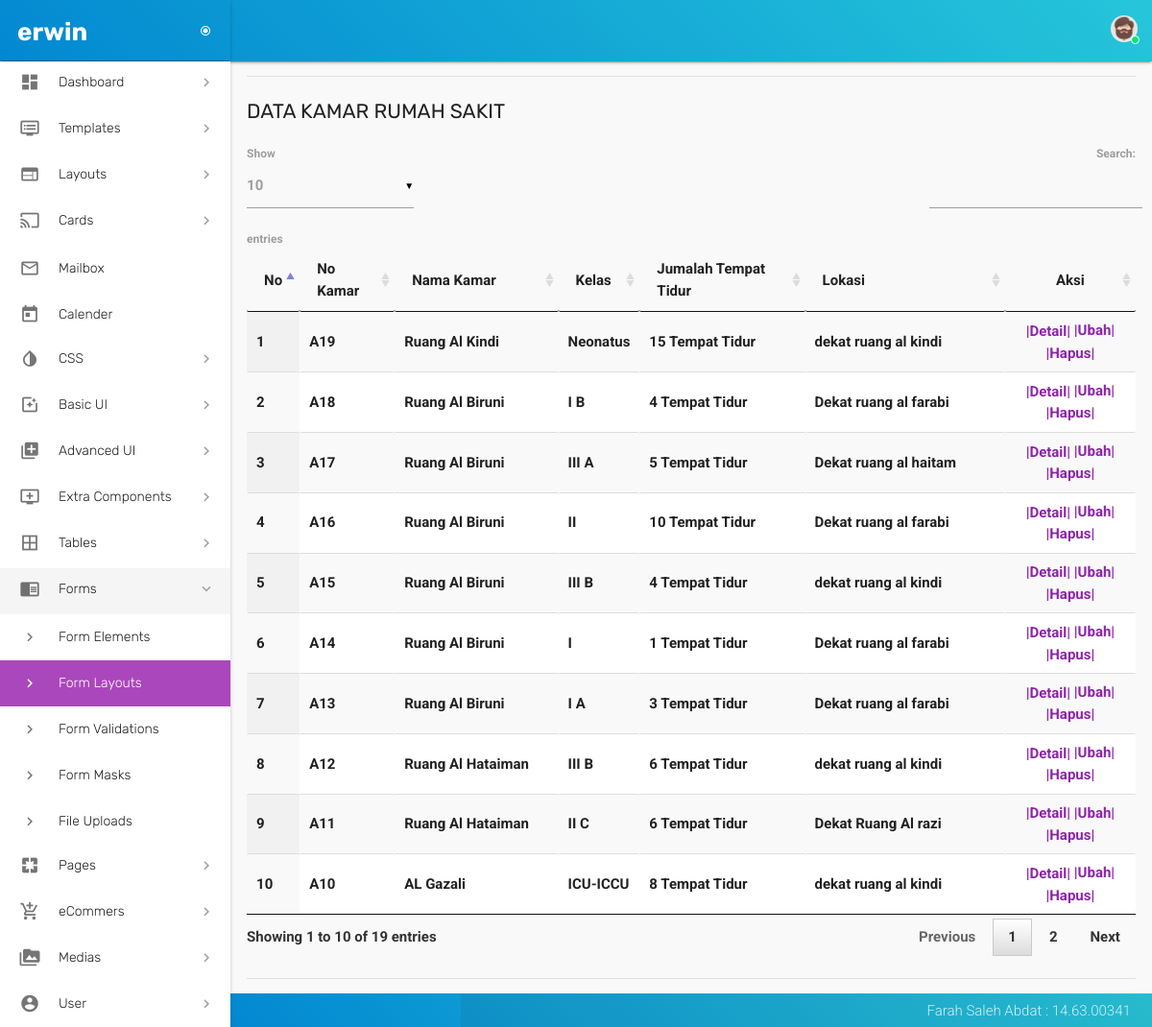
Page /kamar_data.php (signed in) on the committed database.
### tables this page shows
CREATE TABLE `kamar` (
  `id_kamar` int(21) NOT NULL,
  `no_kamar` varchar(30) NOT NULL,
  `nama_kamar` varchar(30) NOT NULL,
  `kelas` varchar(30) NOT NULL,
  `jumlah_tt` varchar(30) NOT NULL,
  `lokasi` varchar(30) NOT NULL,
  `status` enum('On','Off') DEFAULT 'On',
  `keterangan` text NOT NULL
);

### kamar_data.php (the view, shortened to what this page needs)
<?php
 if (empty($_SESSION['username'])) {
 header("location:login_form.php");
 }
 else {
 ?>
<!DOCTYPE html>
<html lang="en">
  <head>
    <link href="assets/css/materialize.css" type="text/css" rel="stylesheet">
    <link href="assets/css/style.css" type="text/css" rel="stylesheet">
    <link href="assets/css/custom.css" type="text/css" rel="stylesheet">
    <link href="assets/css/perfect-scrollbar.css" type="text/css" rel="stylesheet">
    <link href="assets/css/jquery-jvectormap.css" type="text/css" rel="stylesheet">
    <link href="assets/css/jquery.dataTables.min.css" type="text/css" rel="stylesheet">
  </head>
  <body>
  <?php include 'config/header.php'; ?>
  <?php include 'config/menu.php'; ?>
        <section id="content">
          <div class="container">
            <div class="section">
              <div class="divider"></div>
              <div id="table-datatables">
                <h4 class="header">Data Kamar Rumah Sakit</h4>
                <div class="row">
                  <div class="col s12">
                    <table id="data-table-simple" class="responsive-table display" cellspacing="0">
                        <thead>
                        <tr>
                        <th> No </th>
                        <th> No Kamar </th>
                        <th> Nama Kamar </th>
                        <th> Kelas </th>
                        <th> Jumalah Tempat Tidur </th>
                        <th> Lokasi </th>
                        <th style="width:100px;text-align: center;"> Aksi </th>
                        </tr>
                        </thead>
                       <tbody>
                        <?php
                        include 'config/koneksiDB.php';
                        $query="SELECT * FROM kamar ORDER BY id_kamar DESC";
                        $result=mysqli_query($koneksi, $query) or die(mysqli_error());
                        $no=1;
                        while ($data = mysqli_fetch_array($result, MYSQLI_BOTH)){
                        ?>
                        <tr>
                        <td><?php echo $no++; ?></td>
                        <td><?php echo $data['no_kamar']; ?></td>
                        <td><?php echo $data['nama_kamar']; ?></td>
                        <td><?php echo $data['kelas']; ?></td>
                        <td><?php echo $data['jumlah_tt']; ?></td>
                        <td><?php echo $data['lokasi']; ?></td>
                        <td style="width:100px;text-align: center;">
                        <a class='waves-effect waves-light modal-trigger' href='#modal2<?php echo $data['id_kamar']; ?>'>|Detail|</a>
                        <?php echo "
                        <a href='kamar_form_ubah.php?id_kamar=$data[id_kamar]'>|Ubah|</a>
                        <a href='kamar_proses_hapus.php?id_kamar=$data[id_kamar]' onclick=\"return confirm('Anda yakin akan menghapus data ?')\">|Hapus|</a>";
                        ?>
                        </td>
                        </tr>
                        <?php
                        }
                        ?>
                   </tbody>
                    </table>
                  </div>
                </div>
              </div>
            <br>
          <div class="divider"></div>
        </div>
      </div>
        </section>
    <?php include 'config/footer.php'; ?>
  </body>
</html>
<?php } ?>

### rows in the picture
kamar: no_kamar "A19", nama_kamar "Ruang Al Kindi", kelas "Neonatus", jumlah_tt "15 Tempat Tidur", lokasi "dekat ruang al kindi"
kamar: no_kamar "A18", nama_kamar "Ruang Al Biruni", kelas "I B", jumlah_tt "4 Tempat Tidur", lokasi "Dekat ruang al farabi"
kamar: no_kamar "A17", nama_kamar "Ruang Al Biruni", kelas "III A", jumlah_tt "5 Tempat Tidur", lokasi "Dekat ruang al haitam"
kamar: no_kamar "A16", nama_kamar "Ruang Al Biruni", kelas "II", jumlah_tt "10 Tempat Tidur", lokasi "Dekat ruang al farabi"
kamar: no_kamar "A15", nama_kamar "Ruang Al Biruni", kelas "III B", jumlah_tt "4 Tempat Tidur", lokasi "dekat ruang al kindi"
kamar: no_kamar "A14", nama_kamar "Ruang Al Biruni", kelas "I", jumlah_tt "1 Tempat Tidur", lokasi "Dekat ruang al farabi"
kamar: no_kamar "A13", nama_kamar "Ruang Al Biruni", kelas "I A", jumlah_tt "3 Tempat Tidur", lokasi "Dekat ruang al farabi"
kamar: no_kamar "A12", nama_kamar "Ruang Al Hataiman", kelas "III B", jumlah_tt "6 Tempat Tidur", lokasi "dekat ruang al kindi"
kamar: no_kamar "A11", nama_kamar "Ruang Al Hataiman", kelas "II C", jumlah_tt "6 Tempat Tidur", lokasi "Dekat Ruang Al razi"
kamar: no_kamar "A10", nama_kamar "AL Gazali", kelas "ICU-ICCU", jumlah_tt "8 Tempat Tidur", lokasi "dekat ruang al kindi"

### other values in the picture
$_SESSION['username'] "erwin"
